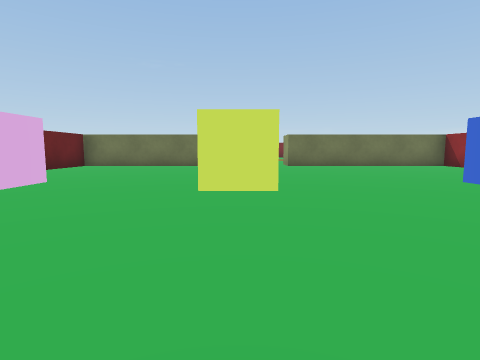
view 1 (above)

16 first-person views from a walk through a Unity game level. The camera is 0.51 m above the floor, tilts 6° down and sees 80° across. The floor is counted in squares, 1 m on a side. Each view is taken from the middle of a square. On the plan, view 1 faces up. The plan holds only what a view shows up to about 9 squares ahead; the rest is blank. The player is left out.

view 2
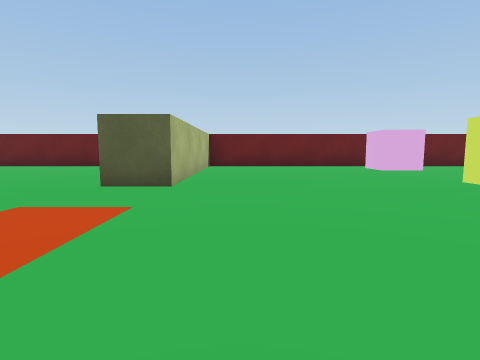

view 3
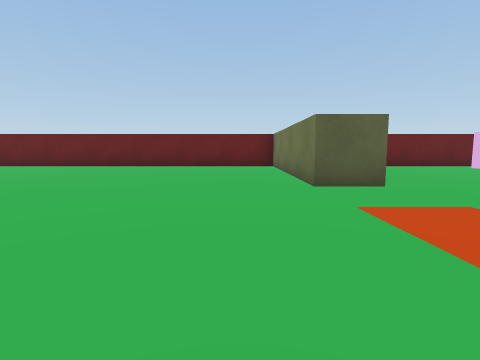

view 4
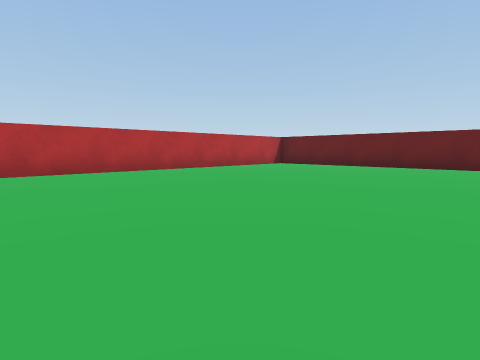

view 5
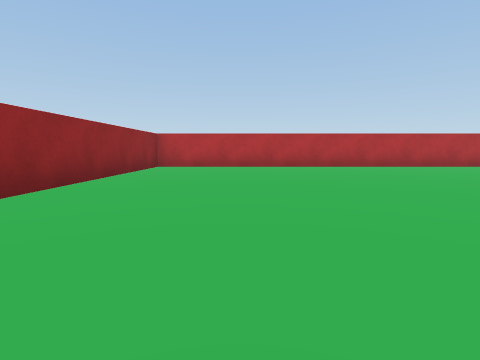

view 6
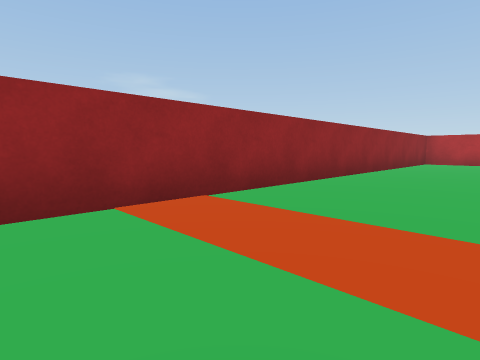

view 7
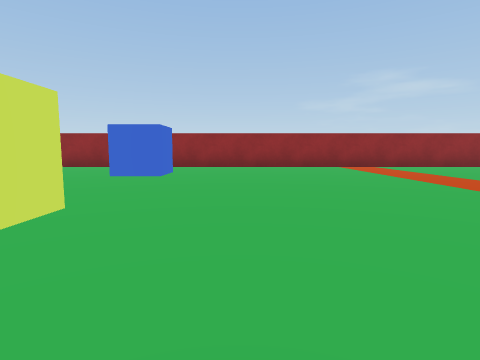

view 8
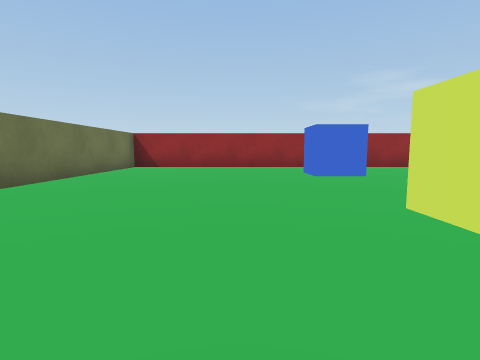

view 9
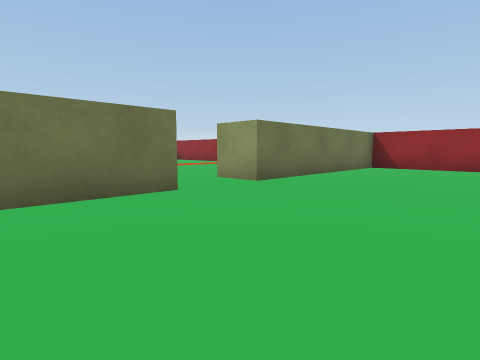

view 10
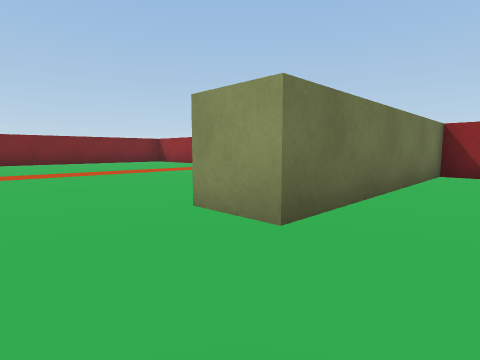

view 11
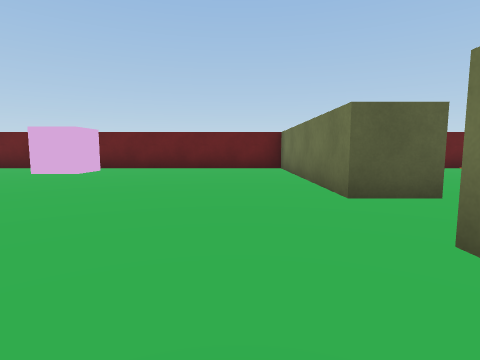

view 12
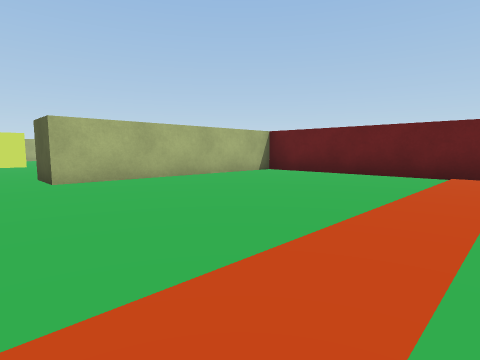

view 13
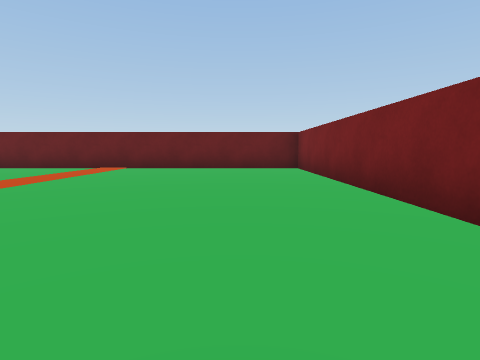

view 14
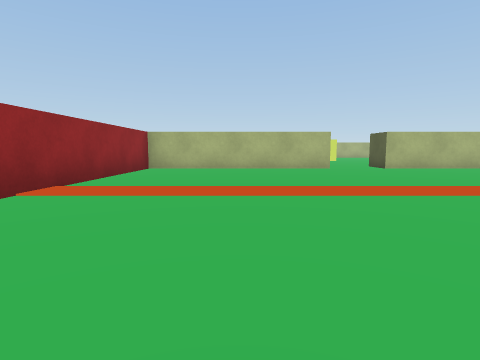

view 15
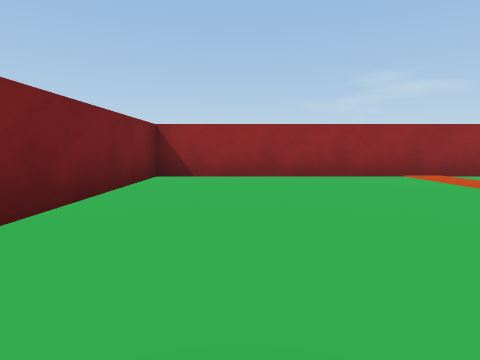

view 16
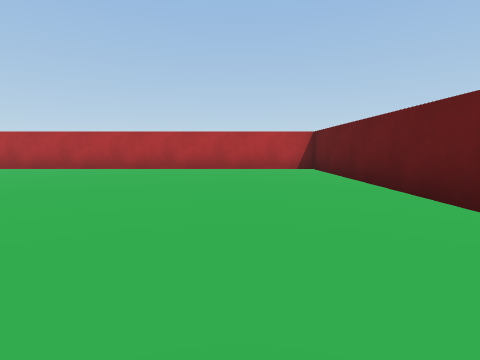

### Floor plan
Ten units are one square. View 1 is at (0, 0); x grows to the right and y downward. Boxes are objects, and circles mark ways between rooms. Rooms are numbered by the first view taken in them; rooms with no view inside come last. Other rooms are left out.
<svg viewBox="-55 -201 125 323">
<path fill="none" stroke="#000" d="M0 -101 0 -91 -50 -91 -50 10 0 10 0 20 -50 20 -50 117 65 117 65 -91 15 -91 15 -101M12 -196 -50 -196 -50 -101 0 -101M15 -101 65 -101 65 -196 29 -196"/>
<rect x="-45" y="-45" width="20" height="10" fill="#bbb"><title>cube</title></rect>
<rect x="-5" y="-45" width="10" height="10" fill="#bbb"><title>cube</title></rect>
<rect x="35" y="-45" width="10" height="10" fill="#bbb"><title>blue cube</title></rect>
<circle cx="10" cy="-95" r="3" fill="#2a7"/>
<text x="10" y="10">1</text>
<text x="10" y="-150">2</text>
</svg>
Room 1 opens to room 2.

Where each view was taken, in squares from view 1:
view 1: 0 up, 0 right, facing up
view 2: 0 up, 4 right, facing left
view 3: 3 down, 4 right, facing left
view 4: 5 down, 4 right, facing down-left
view 5: 3 down, 4 right, facing down
view 6: 0 up, 4 right, facing down-right
view 7: 2 up, 2 left, facing right
view 8: 6 up, 2 left, facing right
view 9: 6 up, 2 left, facing up-right
view 10: 8 up, 0 right, facing up-right
view 11: 8 up, 3 right, facing left
view 12: 15 up, 1 right, facing down-left
view 13: 18 up, 3 right, facing left
view 14: 18 up, 4 right, facing down
view 15: 18 up, 1 right, facing right
view 16: 4 down, 3 left, facing down
